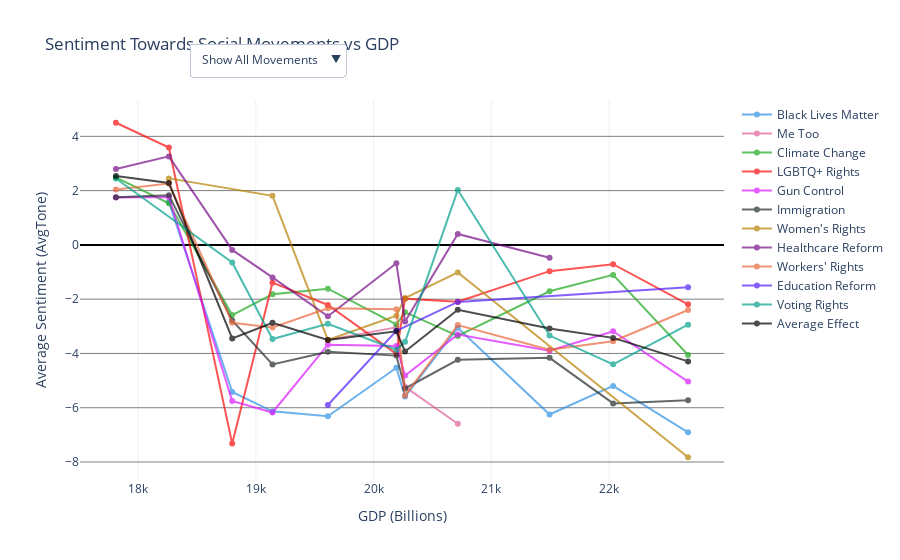

The notebook cell this image was saved under:
### Code cell
import sqlite3
import pandas as pd
import plotly.graph_objects as go
import plotly.express as px
import plotly.io as pio

# Open database connection
db_path = "../../data/processed/social_movements.db"
conn = sqlite3.connect(db_path)

# Predefined keywords for social movements
keywords = {
    'Black Lives Matter': ['blm', 'black-lives-matter'],
    'Me Too': ['me-too', 'metoo', 'me-too-movement'],
    'Climate Change': ['climate-change', 'global-warming'],
    'LGBTQ+ Rights': ['lgbtq', 'pride', 'gay-rights'],
    'Gun Control': ['gun-control', 'gun-violence', 'nra'],
    'Immigration': ['immigration', 'border', 'migrant', 'refugee'],
    'Women\'s Rights': ['women-rights', 'gender-equality', 'feminism'],
    'Native American Rights': ['native-american-rights', 'indigenous-rights', 'tribal-sovereignty'],
    'Healthcare Reform': ['healthcare-reform', 'obamacare', 'medicare-for-all'],
    'Workers\' Rights': ['labor-rights', 'union', 'workers-strike', 'minimum-wage'],
    'Education Reform': ['education-reform', 'student-loans', 'teacher-strike'],
    'Voting Rights': ['voting-rights', 'voter-suppression', 'election-reform'],
}

# Initialize a dictionary to store movement data
movement_data = {}

# Generate dynamic queries for each movement
for movement, terms in keywords.items():
    term_conditions = " OR ".join([f"SOURCEURL LIKE '%{term}%'" for term in terms])
    query = f"""
    SELECT 
        SUBSTR(Date, 1, 4) AS Year, 
        AVG(AvgTone) AS AvgTone
    FROM SocialMovements
    WHERE {term_conditions}
    GROUP BY Year
    ORDER BY Year;
    """
    
    # Execute query and store results in movement_data dictionary
    movement_data[movement] = pd.read_sql_query(query, conn)

# Clean up movement_data to remove empty datasets
movement_data = {movement: data for movement, data in movement_data.items() if not data.empty}

# Load GDP data (adjusted to use 'Date' and extract year)
gdp_query = "SELECT Date, GDP_Billions FROM FRED"
gdp_df = pd.read_sql_query(gdp_query, conn)

# Extract Year from the 'Date' column
gdp_df["Year"] = pd.to_datetime(gdp_df["Date"]).dt.year

# Ensure Year columns are of the same type
gdp_df["Year"] = gdp_df["Year"].astype(int)
for movement, data in movement_data.items():
    data["Year"] = data["Year"].astype(int)  # Ensure Year is of type int in each movement

# Merge with GDP data and add "Average Effect" by calculating the overall average sentiment
merged_data = {}
for movement, data in movement_data.items():
    merged_df = pd.merge(data, gdp_df[['Year', 'GDP_Billions']], on="Year", how="inner")
    merged_data[movement] = merged_df

# Add the "Average Effect" data
average_effect_data = pd.concat([df[['Year', 'AvgTone']] for df in merged_data.values()])
average_effect_data = average_effect_data.groupby('Year').mean().reset_index()
average_effect_data['GDP_Billions'] = pd.merge(average_effect_data, gdp_df[['Year', 'GDP_Billions']], on='Year', how='left')['GDP_Billions']

# Sort each movement's data by GDP_Billions to ensure points are connected to the nearest right point
for movement in merged_data:
    merged_data[movement] = merged_data[movement].sort_values('GDP_Billions')

# Sort Average Effect data by GDP_Billions to ensure it's ordered properly
average_effect_data = average_effect_data.sort_values('GDP_Billions')

# Plot the data using Plotly for an interactive line graph
fig = go.Figure()

# Define medium/dark colors for each movement (use colors from Plotly's color scale)
colors = px.colors.qualitative.Dark24

# Add lines for each movement
for idx, (movement, data) in enumerate(merged_data.items()):
    fig.add_trace(go.Scatter(
        x=data['GDP_Billions'],
        y=data['AvgTone'],
        mode='lines+markers',  # Use lines and markers
        name=movement,
        line=dict(color=colors[idx % len(colors)]),  # Use different color for each movement
        opacity=0.7
    ))

# Add the "Average Effect" line
fig.add_trace(go.Scatter(
    x=average_effect_data['GDP_Billions'],
    y=average_effect_data['AvgTone'],
    mode='lines+markers',
    name='Average Effect',
    line=dict(color='black'),
    opacity=0.7
))

# Create visibility list and buttons dynamically based on the available movements
visibility = [True] * len(merged_data) + [True]  # Initially show all movements and average effect

# Create buttons dynamically for each movement
buttons = [
    {
        'label': 'Show All Movements',
        'method': 'update',
        'args': [{'visible': visibility}, {'title': 'Sentiment for All Movements'}]
    },
    {
        'label': 'Average Effect',
        'method': 'update',
        'args': [{'visible': [False] * len(merged_data) + [True]}, {'title': 'Average Effect'}]
    }
]

# Add a button for each movement
for idx, movement in enumerate(merged_data.keys()):
    visibility_list = [False] * len(merged_data)
    visibility_list[idx] = True  # Only show the selected movement
    buttons.append({
        'label': movement,
        'method': 'update',
        'args': [{'visible': visibility_list + [False]}, {'title': f"Sentiment for {movement}"}]
    })

# Update layout with dynamic buttons
fig.update_layout(
    title="Sentiment Towards Social Movements vs GDP",
    xaxis_title="GDP (Billions)",
    yaxis_title="Average Sentiment (AvgTone)",
    template="plotly_white",  # Set white background
    plot_bgcolor='white',  # Set plot background to white
    yaxis=dict(
        zeroline=True,
        zerolinecolor='black',  # Make the Y=0 line dark black
        gridcolor='gray'  # Set grid lines to gray
    ),
    updatemenus=[{
        'buttons': buttons,
        'direction': 'down',
        'showactive': True,
        'active': 0,
        'x': 0.17,
        'xanchor': 'left',
        'y': 1.15,
        'yanchor': 'top'
    }]
)

fig.show()

pio.write_html(fig, "social_movements_interactive_plot.html")

# Close the connection after all operations are done
conn.close()

### Figure 1 — Plotly figure (JSON) as saved in the notebook; plotly's stock layout.template omitted (floating-point values rounded to 4 significant figures)
{"data": [{"line": {"color": "#2E91E5"}, "mode": "lines+markers", "name": "Black Lives Matter", "opacity": 0.7, "type": "scatter", "x": [18260.0, 18800.0, 19140.0, 19610.0, 20190.0, 20270.0, 20720.0, 21490.0, 22030.0, 22670.0], "y": [1.583, -5.418, -6.133, -6.314, -4.528, -5.59, -3.053, -6.248, -5.195, -6.907]}, {"line": {"color": "#E15F99"}, "mode": "lines+markers", "name": "Me Too", "opacity": 0.7, "type": "scatter", "x": [19610.0, 20190.0, 20270.0, 20720.0], "y": [-3.5, -3.036, -5.23, -6.592]}, {"line": {"color": "#1CA71C"}, "mode": "lines+markers", "name": "Climate Change", "opacity": 0.7, "type": "scatter", "x": [17810.0, 18260.0, 18800.0, 19140.0, 19610.0, 20190.0, 20270.0, 20720.0, 21490.0, 22030.0, 22670.0], "y": [2.488, 1.533, -2.586, -1.815, -1.615, -2.932, -2.48, -3.357, -1.71, -1.105, -4.059]}, {"line": {"color": "#FB0D0D"}, "mode": "lines+markers", "name": "LGBTQ+ Rights", "opacity": 0.7, "type": "scatter", "x": [17810.0, 18260.0, 18800.0, 19140.0, 19610.0, 20190.0, 20270.0, 20720.0, 21490.0, 22030.0, 22670.0], "y": [4.501, 3.589, -7.322, -1.391, -2.214, -4.017, -1.98, -2.095, -0.9676, -0.712, -2.191]}, {"line": {"color": "#DA16FF"}, "mode": "lines+markers", "name": "Gun Control", "opacity": 0.7, "type": "scatter", "x": [17810.0, 18260.0, 18800.0, 19140.0, 19610.0, 20190.0, 20270.0, 20720.0, 21490.0, 22030.0, 22670.0], "y": [1.744, 1.765, -5.752, -6.176, -3.675, -3.723, -4.814, -3.305, -3.901, -3.182, -5.036]}, {"line": {"color": "#222A2A"}, "mode": "lines+markers", "name": "Immigration", "opacity": 0.7, "type": "scatter", "x": [17810.0, 18260.0, 18800.0, 19140.0, 19610.0, 20190.0, 20270.0, 20720.0, 21490.0, 22030.0, 22670.0], "y": [1.758, 1.826, -2.786, -4.405, -3.937, -4.08, -5.291, -4.232, -4.163, -5.841, -5.724]}, {"line": {"color": "#B68100"}, "mode": "lines+markers", "name": "Women's Rights", "opacity": 0.7, "type": "scatter", "x": [18260.0, 19140.0, 19610.0, 20190.0, 20270.0, 20720.0, 22670.0], "y": [2.451, 1.81, -3.5, -2.609, -1.956, -1.014, -7.825]}, {"line": {"color": "#750D86"}, "mode": "lines+markers", "name": "Healthcare Reform", "opacity": 0.7, "type": "scatter", "x": [17810.0, 18260.0, 18800.0, 19140.0, 19610.0, 20190.0, 20270.0, 20720.0, 21490.0], "y": [2.794, 3.262, -0.1854, -1.197, -2.628, -0.6783, -2.823, 0.4037, -0.4729]}, {"line": {"color": "#EB663B"}, "mode": "lines+markers", "name": "Workers' Rights", "opacity": 0.7, "type": "scatter", "x": [17810.0, 18260.0, 18800.0, 19140.0, 19610.0, 20190.0, 20270.0, 20720.0, 21490.0, 22030.0, 22670.0], "y": [2.043, 2.258, -2.871, -3.042, -2.336, -2.375, -5.547, -2.953, -3.863, -3.549, -2.399]}, {"line": {"color": "#511CFB"}, "mode": "lines+markers", "name": "Education Reform", "opacity": 0.7, "type": "scatter", "x": [19610.0, 20190.0, 20720.0, 22670.0], "y": [-5.898, -3.165, -2.103, -1.557]}, {"line": {"color": "#00A08B"}, "mode": "lines+markers", "name": "Voting Rights", "opacity": 0.7, "type": "scatter", "x": [17810.0, 18800.0, 19140.0, 19610.0, 20190.0, 20270.0, 20720.0, 21490.0, 22030.0, 22670.0], "y": [2.446, -0.6472, -3.467, -2.904, -3.865, -3.573, 2.025, -3.341, -4.4, -2.94]}, {"line": {"color": "black"}, "mode": "lines+markers", "name": "Average Effect", "opacity": 0.7, "type": "scatter", "x": [17810.0, 18260.0, 18800.0, 19140.0, 19610.0, 20190.0, 20270.0, 20720.0, 21490.0, 22030.0, 22670.0], "y": [2.539, 2.284, -3.446, -2.868, -3.502, -3.182, -3.928, -2.389, -3.083, -3.426, -4.293]}], "layout": {"plot_bgcolor": "white", "title": {"text": "Sentiment Towards Social Movements vs GDP"}, "updatemenus": [{"active": 0, "buttons": [{"args": [{"visible": [true, true, true, true, true, true, true, true, true, true, true, true]}, {"title": "Sentiment for All Movements"}], "label": "Show All Movements", "method": "update"}, {"args": [{"visible": [false, false, false, false, false, false, false, false, false, false, false, true]}, {"title": "Average Effect"}], "label": "Average Effect", "method": "update"}, {"args": [{"visible": [true, false, false, false, false, false, false, false, false, false, false, false]}, {"title": "Sentiment for Black Lives Matter"}], "label": "Black Lives Matter", "method": "update"}, {"args": [{"visible": [false, true, false, false, false, false, false, false, false, false, false, false]}, {"title": "Sentiment for Me Too"}], "label": "Me Too", "method": "update"}, {"args": [{"visible": [false, false, true, false, false, false, false, false, false, false, false, false]}, {"title": "Sentiment for Climate Change"}], "label": "Climate Change", "method": "update"}, {"args": [{"visible": [false, false, false, true, false, false, false, false, false, false, false, false]}, {"title": "Sentiment for LGBTQ+ Rights"}], "label": "LGBTQ+ Rights", "method": "update"}, {"args": [{"visible": [false, false, false, false, true, false, false, false, false, false, false, false]}, {"title": "Sentiment for Gun Control"}], "label": "Gun Control", "method": "update"}, {"args": [{"visible": [false, false, false, false, false, true, false, false, false, false, false, false]}, {"title": "Sentiment for Immigration"}], "label": "Immigration", "method": "update"}, {"args": [{"visible": [false, false, false, false, false, false, true, false, false, false, false, false]}, {"title": "Sentiment for Women's Rights"}], "label": "Women's Rights", "method": "update"}, {"args": [{"visible": [false, false, false, false, false, false, false, true, false, false, false, false]}, {"title": "Sentiment for Healthcare Reform"}], "label": "Healthcare Reform", "method": "update"}, {"args": [{"visible": [false, false, false, false, false, false, false, false, true, false, false, false]}, {"title": "Sentiment for Workers' Rights"}], "label": "Workers' Rights", "method": "update"}, {"args": [{"visible": [false, false, false, false, false, false, false, false, false, true, false, false]}, {"title": "Sentiment for Education Reform"}], "label": "Education Reform", "method": "update"}, {"args": [{"visible": [false, false, false, false, false, false, false, false, false, false, true, false]}, {"title": "Sentiment for Voting Rights"}], "label": "Voting Rights", "method": "update"}], "direction": "down", "showactive": true, "x": 0.17, "xanchor": "left", "y": 1.15, "yanchor": "top"}], "xaxis": {"title": {"text": "GDP (Billions)"}}, "yaxis": {"gridcolor": "gray", "title": {"text": "Average Sentiment (AvgTone)"}, "zeroline": true, "zerolinecolor": "black"}}}
